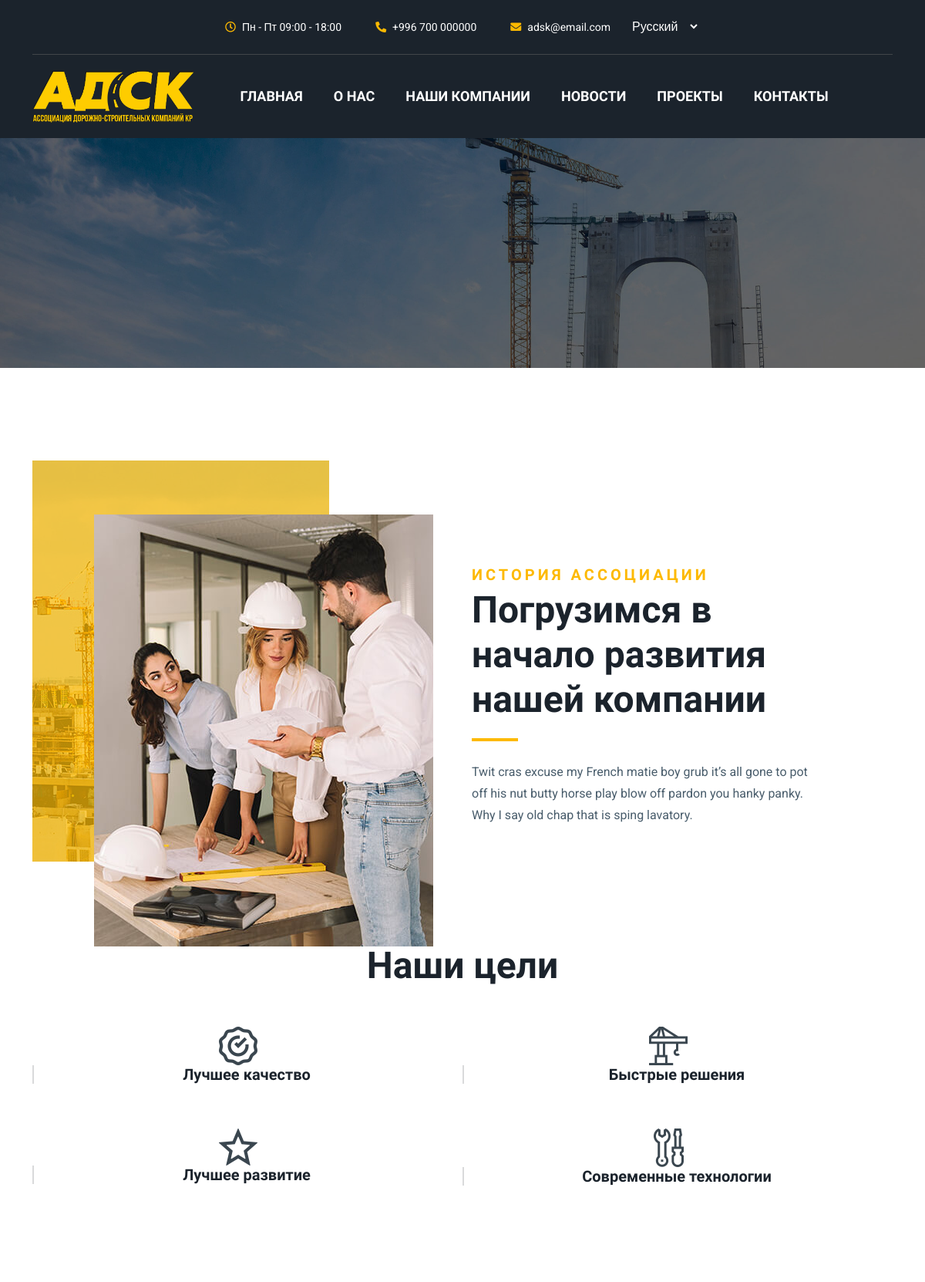
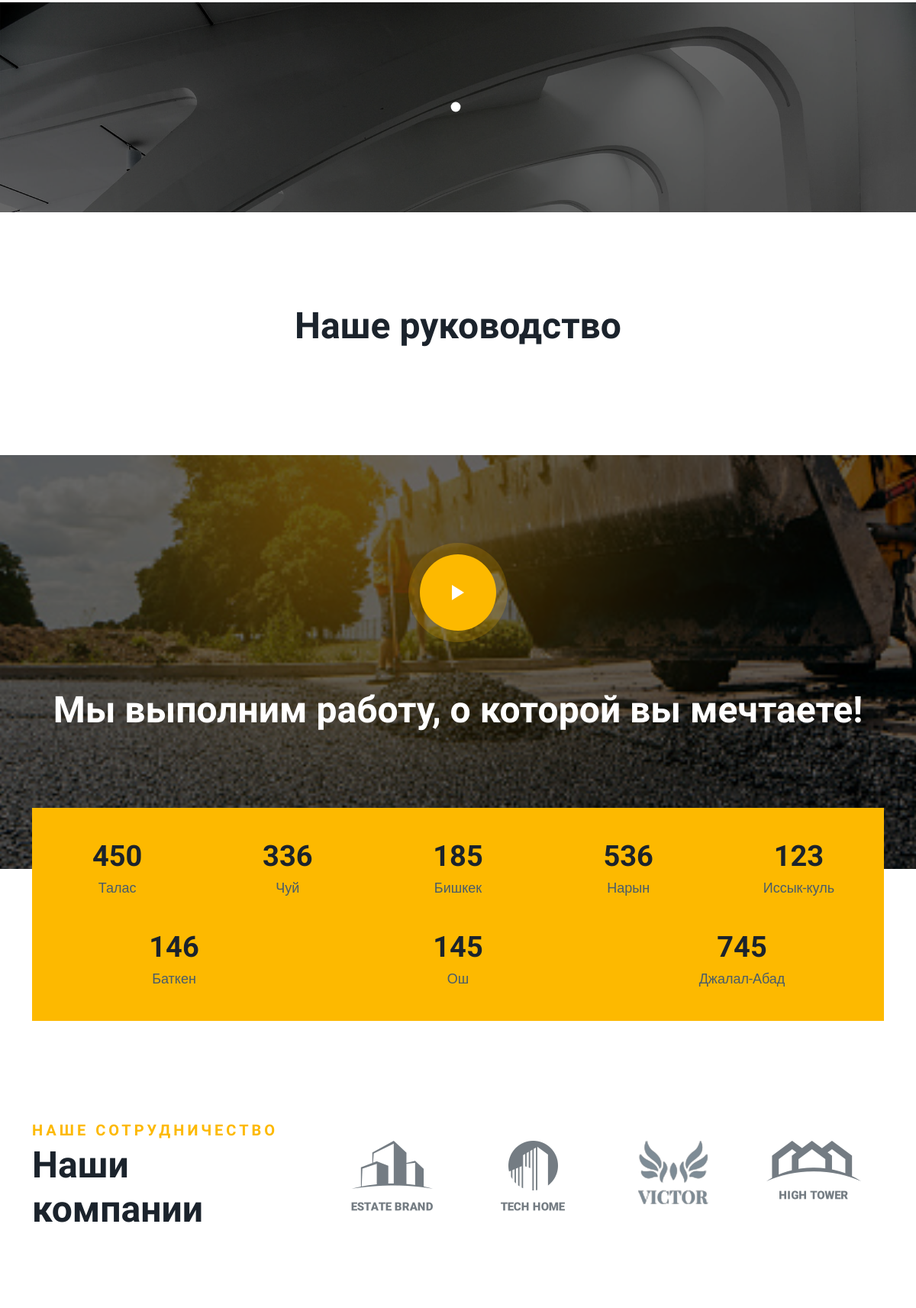
The page /about/ (upper part) on the database its author committed (2 pictures, top to bottom).
### first/models.py (models this page shows, shortened)
class RezultatyOblastey(models.Model):
    region = models.CharField(max_length=200, null=True, blank=True)
    results = models.CharField(max_length=200, null=True, blank=True)
    class Meta:
        verbose_name = 'Результаты областей'

### first/views.py (the view)
# urls.py: path('about/', employee, name='about'),
def employee(request):
    employee_ = Employee.objects.all()
    congresses = InternationalCongresses.objects.all()
    quotes = ManagersQuotes.objects.all()
    oblast1 = RezultatyOblastey.objects.get(id=1)
    oblast2 = RezultatyOblastey.objects.get(id=2)
    oblast3 = RezultatyOblastey.objects.get(id=3)
    oblast4 = RezultatyOblastey.objects.get(id=4)
    oblast5 = RezultatyOblastey.objects.get(id=5)
    oblast6 = RezultatyOblastey.objects.get(id=6)
    oblast7 = RezultatyOblastey.objects.get(id=7)
    oblast8 = RezultatyOblastey.objects.get(id=8)
    context = {"employee": employee_, "congresses": congresses, "quotes": quotes,
               'oblast1': oblast1, 'oblast2': oblast2, 'oblast3': oblast3,
               'oblast4': oblast4, 'oblast5': oblast5, 'oblast6': oblast6,
               'oblast7': oblast7, 'oblast8': oblast8}
    return render(request, "about.html", context)

### templates/about.html (shortened to what this page needs)
{% extends 'index.html' %}
{% load static %}
{% load i18n%}
{% block page %}
<html lang="en">
            <section class="banner_area">
                <div class="overlay_bg parallax-effect" style="background: url(/static/img/banner1.jpg) no-repeat;"></div>
            </section>
            <section class="con_work_process_area sec_gap">
                <div class="container">
                    <div class="row">
                        <div class="col-lg-6">
                            <div class="con_work_img">
                                <div data-parallax='{"x": -10, "y": 10}' class="img_one">
                                </div>
                                <div data-parallax='{"x": -10, "y": -25}' class="img_two">
                                    <img src="{% static 'img/home/1.jpg'%}" alt="">
                                </div>
                            </div>
                        </div>
                        <div class="col-lg-6 d-flex align-items-center">
                            <div class="con_work_content">
                                <div class="section_title">
                                    <h6 class="con_title_top">{% trans 'История Ассоциации'%}</h6>
                                    <h2 class="con_title">{% trans 'Погрузимся в начало развития нашей компании'%}</h2>
                                    <div class="line_bottom"></div>
                                    <p class="con_p">Twit cras excuse my French matie boy grub it’s all gone to pot off his nut butty horse play blow off pardon you hanky panky. Why I say old chap that is sping lavatory.</p>
                                </div>
                            </div>
                        </div>
                        <h3 class="con_title" style="width: fit-content; margin: 16px auto 0">{% trans 'Наши цели' %}</h3>
                        <div class="row targets">
                                    <div class="col-lg-6 col-sm-6">
                                        <div class="media con_features_item">
                                            <div class="media_icon">
                                                <img src="{% static 'img/home-1/icon1.png' %}" alt="">
                                            </div>
                                            <div class="media-body">
                                                <h3>{% trans 'Лучшее качество'%}</h3>
                                            </div>
                                        </div>
                                    </div>
                                    <div class="col-lg-6 col-sm-6">
                                        <div class="media con_features_item">
                                            <div class="media_icon">
                                                <img src="{% static 'img/home-1/icon2.png'%}" alt="">
                                            </div>
                                            <div class="media-body">
                                                <h3>{% trans 'Быстрые решения' %}</h3>
                                            </div>
                                        </div>
                                    </div>
                                    <div class="col-lg-6 col-sm-6">
                                        <div class="media con_features_item">
                                            <div class="media_icon">
                                                <img src="{% static 'img/home-1/icon3.png' %}" alt="">
                                            </div>
                                            <div class="media-body">
                                                <h3>{% trans 'Лучшее развитие' %}</h3>
                                            </div>
                                        </div>
                                    </div>
                                    <div class="col-lg-6 col-sm-6">
                                        <div class="media con_features_item">
                                            <div class="media_icon">
                                                <img src="{% static 'img/home-1/icon4.png' %}" alt="">
                                            </div>
                                            <div class="media-body">
                                                <h3>{% trans 'Современные технологии'%}</h3>
                                            </div>
                                        </div>
                                    </div>
                                </div>
                    </div>
                </div>
            </section>
            <section class="con_testimonial_area">
                <div class="container">
                    <div class="con_testimonial_info">
                        <div class="con_testimonial_slider">
                        </div>
                    </div>
                </div>
            </section>
            <section class="con_team_area_three sec_gap">
                <div class="container">
                    <div class="section_title text-center wow fadeInUp" data-wow-delay="0.2s">
                        <h2 class="con_title">{% trans 'Наше руководство'%}</h2>
                    </div>
                </div>
            </section>
            <section class="con_video_area">
                <div class="overlay_bg parallax-effect" style="background: url(/static/img/road.jpg) no-repeat;"></div>
                <div class="container">
                    <div class="con_video_content">
                        <a href="https://www.youtube.com/watch?v=sU3FkzUKHXU" class="video_btn popup-youtube">
                            <span></span>
                        </a>
                        <h2>{% trans 'Мы выполним работу, о которой вы мечтаете!'%}</h2>
                    </div>
                </div>
            </section>
            {% include 'statistic.html' %}
            <div class="carousel-container">
      <div class="inner-carousel">
  </div>
</div>
            <section class="con_clients_logo">
                <div class="container">
                    <div class="row align-items-center">
                        <div class="col-md-4">
                            <div class="section_title">
                                <h6 class="con_title_top">{% trans 'Наше сотрудничество' %}</h6>
                                <h2 class="con_title">{% trans 'Наши компании' %}<br></h2>
                            </div>
                        </div>
                        <div class="col-md-8 d-flex">
                            <div class="con_logo_item">
                                <a href="#"><img src="{% static 'img/home-1/clients-logo/Logo1.png' %}" alt=""></a>
                            </div>
                            <div class="con_logo_item">
                                <a href="#"><img src="{% static 'img/home-1/clients-logo/Logo2.png' %}" alt=""></a>
                            </div>
                            <div class="con_logo_item">
                                <a href="#"><img src="{% static 'img/home-1/clients-logo/Logo5.png' %}" alt=""></a>
                            </div>
                            <div class="con_logo_item">
                                <a href="#"><img src="{% static 'img/home-1/clients-logo/Logo4.png' %}" alt=""></a>
                            </div>
                        </div>
                    </div>
                </div>
            </section>
{% endblock %}

### templates/statistic.html
<section class="con_skill_area">
                <div class="container">
                    <div class="cons_skill_info">
                        <div class="skill_item">
                            <span class="counter">{{oblast3.results}}</span>
                            <p>{{oblast3.region}}</p>
                        </div>
                        <div class="skill_item">
                            <span class="counter">{{oblast2.results}}</span>
                            <p>{{oblast2.region}}</p>
                        </div>
                        <div class="skill_item">
                            <span class="counter">{{oblast1.results}}</span>
                            <p>{{oblast1.region}}</p>
                        </div>
                        <div class="skill_item">
                            <span class="counter">{{oblast7.results}}</span>
                            <p>{{oblast7.region}}</p>
                        </div>
                        <div class="skill_item">
                            <span class="counter">{{oblast4.results}}</span>
                            <p>{{oblast4.region}}</p>
                        </div>
                    </div>
                    <div class="cons_skill_info cons_skill_info-2">
                        <div class="skill_item">
                            <span class="counter">{{oblast6.results}}</span>
                            <p>{{oblast6.region}}</p>
                        </div>
                        <div class="skill_item">
                            <span class="counter">{{oblast5.results}}</span>
                            <p>{{oblast5.region}}</p>
                        </div>
                        <div class="skill_item">
                            <span class="counter">{{oblast8.results}}</span>
                            <p>{{oblast8.region}}</p>
                        </div>
                    </div>
                </div>
            </section>

### rows shown on the page
RezultatyOblastey: results "450", region "Талас"
RezultatyOblastey: results "336", region "Чуй"
RezultatyOblastey: results "185", region "Бишкек"
RezultatyOblastey: results "536", region "Нарын"
RezultatyOblastey: results "123", region "Иссык-куль"
RezultatyOblastey: results "146", region "Баткен"
RezultatyOblastey: results "145", region "Ош"
RezultatyOblastey: results "745", region "Джалал-Абад"

### other values the page prints
form field language "Русский"
